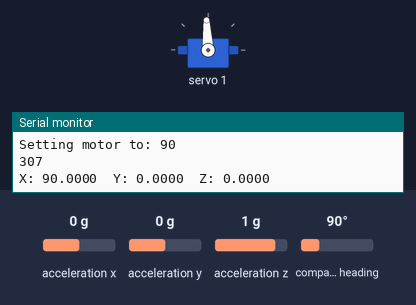
Simulated run of this sketch. Board: Arduino Uno, built with avr-gcc and run on an emulated ATmega328P. On the bench: servo, the last lines printed to the serial monitor. The test bench sets the inputs (shaded band); at power-on: acceleration x 0 g, acceleration y 0 g, acceleration z 1 g, compass heading 90°.

Above: at 2.2 s.
2.3 s: acceleration x set to -1.4 g
At 3.4 s:
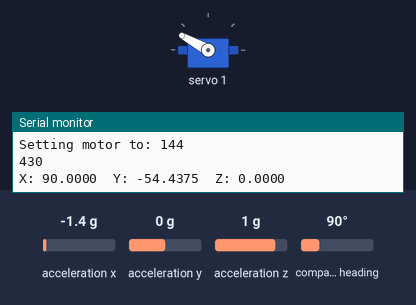
3.9 s: acceleration y set to -1.4 g
At 5.1 s:
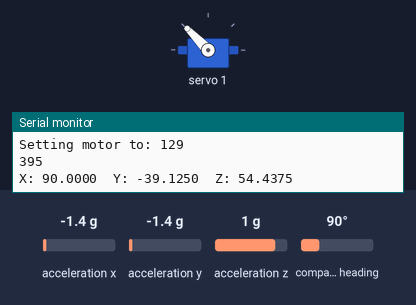
5.5 s: acceleration x set to 0.8 g
At 6.5 s:
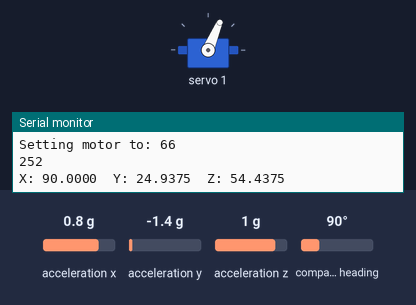
7.0 s: acceleration y set to 0 g
At 8.3 s:
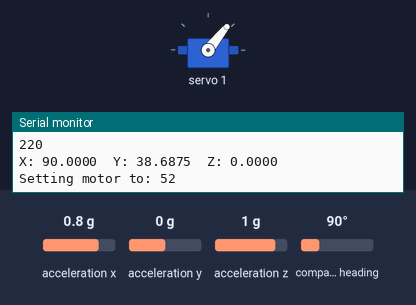
8.6 s: acceleration z set to -0.1 g
At 9.4 s:
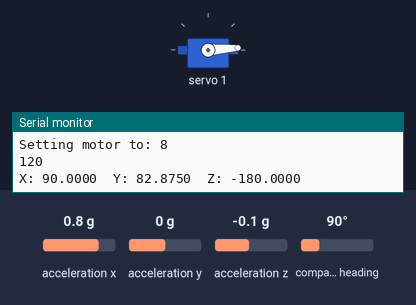
10.1 s: acceleration x set to -0.8 g
At 11.2 s:
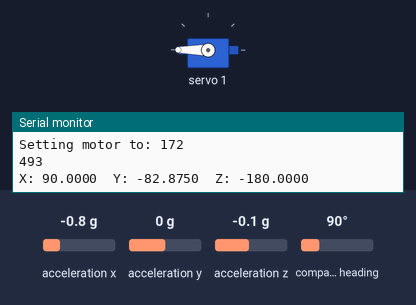
Timing chart, 0 to 12.6 s (numbered marks = the images above; inputs shaded):
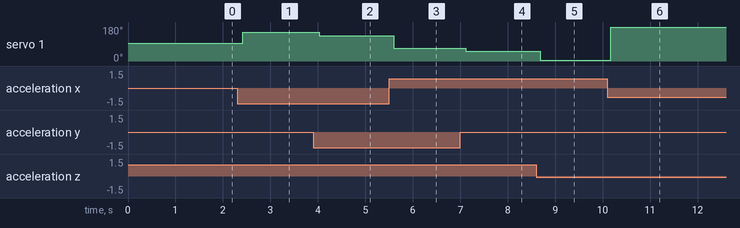

The sketch:

servo_control.ino
```cpp
#include <Wire.h>
#include <Adafruit_PWMServoDriver.h>
#include <Adafruit_Sensor.h>
#include <Adafruit_BNO055.h>
#include <utility/imumaths.h>


#define MIN_PULSE_WIDTH 500
#define MAX_PULSE_WIDTH 2500
#define FREQUENCY 50  // we use a digital servo that can run at higher frequencies

// Blue servos go from 850-2350

Adafruit_PWMServoDriver driver = Adafruit_PWMServoDriver();  // creat driver instance
Adafruit_BNO055 bno = Adafruit_BNO055(55);

const int distal_L = 0;  // assign driver ports to servos
const int distal_R = 2;
const int proximal_L = 1;
const int proximal_R = 3;

const float P_d;
const float I_d;
const float D_d;

const float P_p = 1;
const float I_p;
const float D_p;

float setpoint = 0;
const float dt = 0.01;  // 100 Hz control loop

struct IMU_data {
  float roll;
  float pitch;
  float yaw;
};


void setup() {
  Serial.begin(9600);
  driver.begin();
  driver.setPWMFreq(FREQUENCY);  // Analog servos run at ~50 Hz updates

  /* Initialise the sensor */
  if (!bno.begin()) {
    /* There was a problem detecting the BNO055 ... check your connections */
    Serial.print("Ooops, no BNO055 detected ... Check your wiring or I2C ADDR!");
    while (1)
      ;
  }
  delay(1000);
  bno.setExtCrystalUse(true);
  driver.setPWM(proximal_L, 0, pulseWidth(90));
}

void loop() {

  static unsigned long last = 0;  // keeps track of time and is preserved through looping

  if (millis() - last >= 20) {  // 50 Hz loop
    last = millis();

    float measurement = read_imu();

    float control = computePID(measurement);

    apply_motor(control);

    //Serial.println(control);
  }
}


float computePID(float measurement) {

  static float prev_error = 0;
  static float integral = 0;

  float error = setpoint - measurement;

  integral += error * dt;
  integral = constrain(integral, -100, 100);  // anti-windup

  float derivative = (error - prev_error) / dt;

  float output = P_p * error + I_p * integral + D_p * derivative;

  prev_error = error;

  return output;
}


float read_imu() {  //assuming that there will exist some function from Arnav to get imu data
  sensors_event_t event;
  bno.getEvent(&event);

  /* Display the floating point data */
  Serial.print("X: ");
  Serial.print(event.orientation.x, 4);
  Serial.print("\tY: ");
  Serial.print(event.orientation.y, 4);
  Serial.print("\tZ: ");
  Serial.print(event.orientation.z, 4);
  Serial.println("");
  return event.orientation.y;
}

void apply_motor(float output) {

  int offset = constrain(output, -90, 90);
  Serial.print("Setting motor to: ");
  Serial.println(90+offset);
  driver.setPWM(proximal_L,0,pulseWidth(90+offset));
  //proximal_R.write(90-pwm);
}

int pulseWidth(int angle) {
  int pulse_wide, analog_value;
  pulse_wide = map(angle, 0, 180, MIN_PULSE_WIDTH, MAX_PULSE_WIDTH);
  analog_value = int(float(pulse_wide) / 1000000 * FREQUENCY * 4096);
  Serial.println(analog_value);
  return analog_value;
}
```

Measured:
- after the input at 2.3 s, servo 1: 93° → 151° after 0.11 s
- after the input at 3.9 s, servo 1: 151° → 134° after 0.13 s
- after the input at 5.5 s, servo 1: 134° → 67° after 0.10 s
- after the input at 7.0 s, servo 1: 67° → 51° after 0.12 s
- after the input at 8.6 s, servo 1: 51° → 4° after 0.08 s
- after the input at 10.1 s, servo 1: 4° → 180° after 0.07 s
